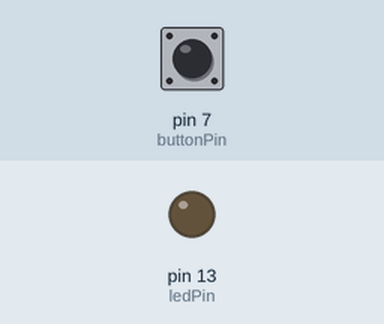
Simulated run of this sketch. Board: Arduino Uno, built with avr-gcc and run on an emulated ATmega328P. On the bench: output pins drawn as LEDs (lit = HIGH). The inputs (shaded band) are chosen by the test bench; at power-on: pin 7 (buttonPin) HIGH.

Above: at 1.2 s.
1.3 s: pin 7 (buttonPin) pulled LOW for 0.15 s
At 1.37 s:
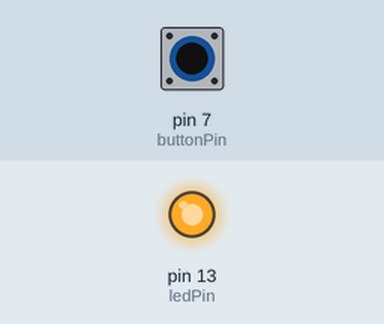
2.9 s: pin 7 (buttonPin) pulled LOW for 3.2 s
At 6.5 s:
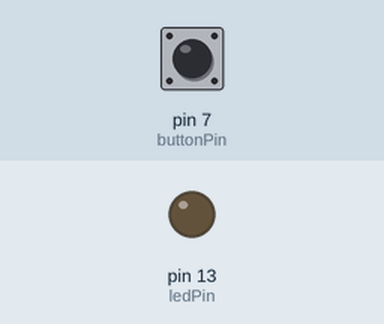
Timing chart, 0 to 8.0 s (numbered marks = the images above; inputs shaded):
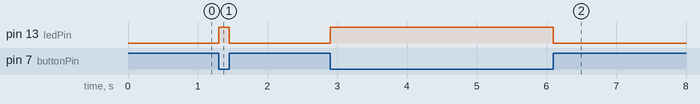

The sketch:

pushbutton.ino
```cpp
//here LED means beep sound , basically we are going to press the button and make the beep sound

const int ledPin = 13;// We will use the internal LED
const int buttonPin = 7;// the pin our push button is on

void setup()
{
  pinMode(ledPin,OUTPUT); // Set the LED Pin as an output
  pinMode(buttonPin,INPUT_PULLUP); // Set the Tilt Switch as an input
}

void loop()
{
  int digitalVal = digitalRead(buttonPin); // Take a reading

  if(HIGH == digitalVal)
  {
    digitalWrite(ledPin,LOW); //Turn the LED off
  }
  else
  {
    digitalWrite(ledPin,HIGH);//Turn the LED on
  }
}
```

Measured:
- after the input at 1.3 s, pin 13 (ledPin): LOW → HIGH at once, → LOW 0.15 s later
- after the input at 2.9 s, pin 13 (ledPin): LOW → HIGH at once, → LOW 3.2 s later
